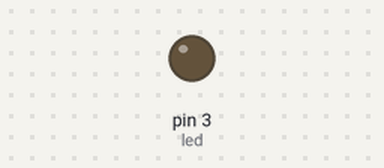
The sketch below on a simulated Arduino Uno, built with avr-gcc and run on an emulated ATmega328P. On the bench: output pins drawn as LEDs (lit = HIGH).

Above: at 0.05 s.
At 6.45 s:
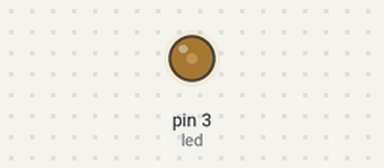
At 19.95 s:
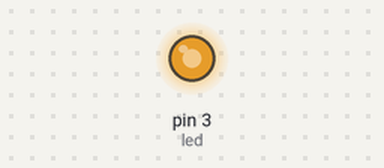
At 39.85 s:
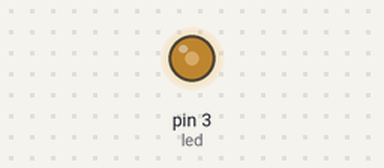
Timing chart, 0 to 40.0 s (numbered marks = the images above):
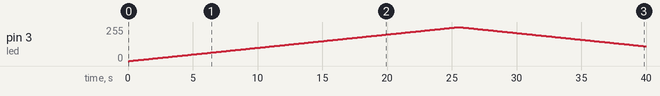

The sketch:

pwm_.ino
```cpp
#define led 3
#define maxx 255
#define minn 0
#define tmp 100

//8bit 255 Δ 0//

void setup() {
  pinMode(led,OUTPUT);

}

void loop() {
  for(int i=minn;i<maxx;i++) {
  analogWrite(led,i);// digitalpin(pwm~) = analogpin
  delay(tmp);
  }
    for(int i=maxx;i>minn;i--) {
  analogWrite(led,i);// digitalpin(pwm~) = analogpin
  delay(tmp);
  }
}
```

Measured:
- by itself, pin 3 (led): rises from 0/255 to 255/255 in 25.4 s, then falls to 111/255 in 14.4 s
